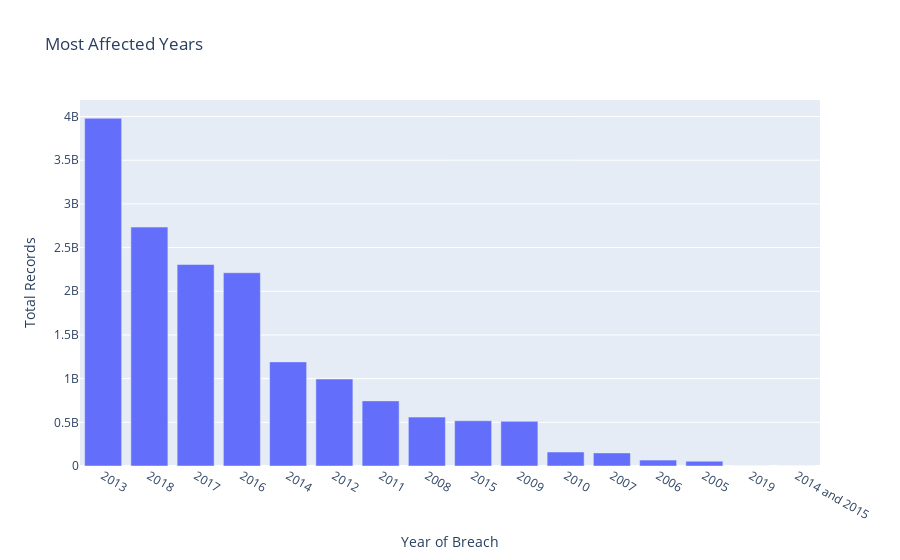

The notebook cell this image was saved under:
### Code cell
## Group Year of breach with total records lost, Bar chart to show data

records_lost = Data_Breaches.groupby('Year of Breach').sum().sort_values("Total Records", ascending=False)
records_lost = records_lost.reset_index()
records_lost
px.bar(x='Year of Breach', y='Total Records', data_frame=records_lost, title="Most Affected Years")

### Figure 1 — Plotly figure (JSON) as saved in the notebook; plotly's stock layout.template omitted (floating-point values rounded to 4 significant figures)
{"data": [{"alignmentgroup": "True", "hovertemplate": "Year of Breach=%{x}<br>Total Records=%{y}<extra></extra>", "legendgroup": "", "marker": {"color": "#636efa", "pattern": {"shape": ""}}, "name": "", "offsetgroup": "", "orientation": "v", "showlegend": false, "textposition": "auto", "type": "bar", "x": ["2013", "2018", "2017", "2016", "2014", "2012", "2011", "2008", "2015", "2009", "2010", "2007", "2006", "2005", "2019", "2014 and 2015"], "xaxis": "x", "y": [3979703357, 2734600189, 2306360387, 2211736537, 1191688138, 995210583, 745190557, 559625884, 518016706, 511161751, 160232344, 149635209, 67545073, 54940881, 1307914, 363000], "yaxis": "y"}], "layout": {"barmode": "relative", "legend": {"tracegroupgap": 0}, "title": {"text": "Most Affected Years"}, "xaxis": {"anchor": "y", "domain": [0, 1], "title": {"text": "Year of Breach"}}, "yaxis": {"anchor": "x", "domain": [0, 1], "title": {"text": "Total Records"}}}}
